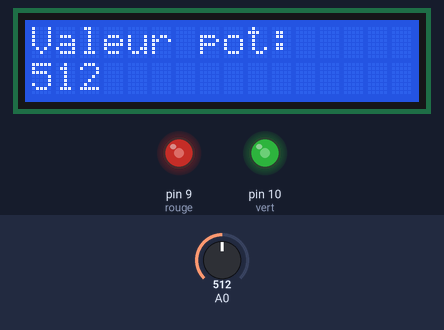
The sketch below on a simulated Arduino Uno, built with avr-gcc and run on an emulated ATmega328P. On the bench: 16×2 character LCD, output pins drawn as LEDs (lit = HIGH). The inputs (shaded band) are chosen by the test bench; at power-on: A0 = 512. Pins used as bus, display or sensor lines are not drawn.

Above: at 1.2 s.
1.3 s: A0 set to 716
At 1.8 s:
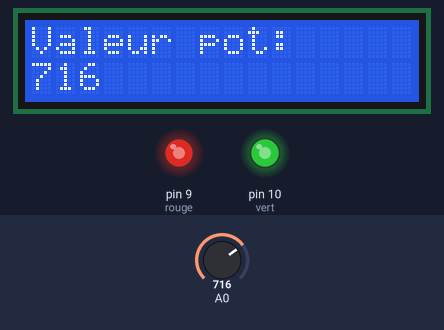
2.8 s: A0 set to 900
At 4.0 s:
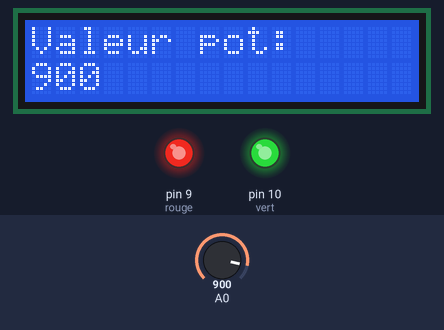
4.3 s: A0 set to 122
At 5.4 s:
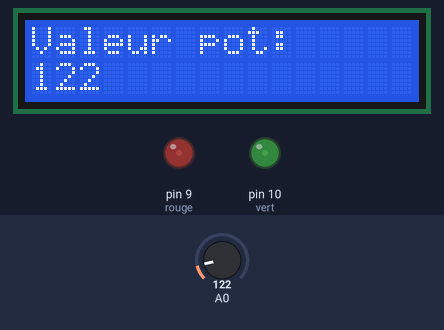
5.8 s: A0 set to 0
At 6.6 s:
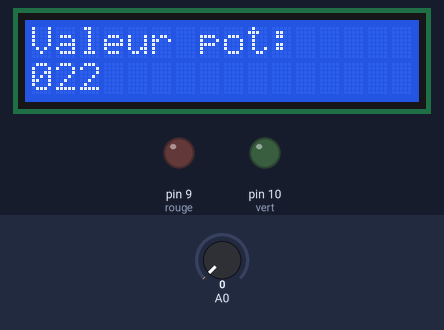
Timing chart, 0 to 8.4 s (numbered marks = the images above; inputs shaded):
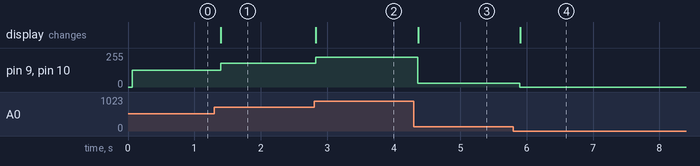

Measured:
- after the input at 1.3 s, pin 9 (rouge), pin 10 (vert): 127/255 → 178/255 after 0.09 s; the display: changes after 0.10 s (image 1)
- after the input at 2.8 s, pin 9 (rouge), pin 10 (vert): 178/255 → 224/255 at once; the display: changes at once (image 2)
- after the input at 4.3 s, pin 9 (rouge), pin 10 (vert): 224/255 → 30/255 after 0.06 s; the display: changes after 0.07 s (image 3)
- after the input at 5.8 s, pin 9 (rouge), pin 10 (vert): 30/255 → 0/255 after 0.10 s; the display: changes after 0.10 s (image 4)

The sketch:

Job5.ino
```cpp
#include <LiquidCrystal.h>

LiquidCrystal lcd(12, 11, 5, 4, 3, 2);

int rouge = 9;
int vert = 10;
int bleu = 11;

void setup() {
  lcd.begin(16, 2);

  pinMode(rouge, OUTPUT);
  pinMode(vert, OUTPUT);
  pinMode(bleu, OUTPUT);
}

void loop() {
  int valeurPot = analogRead(A0);

  int valeurCouleur = map(valeurPot, 0, 1023, 0, 255);

  analogWrite(rouge, valeurCouleur);
  analogWrite(vert, valeurCouleur);
  analogWrite(bleu, valeurCouleur);

  lcd.setCursor(0, 0);
  lcd.print("Valeur pot:");
  lcd.setCursor(0, 1);
  lcd.print(valeurPot);
  delay(100);
}
```
